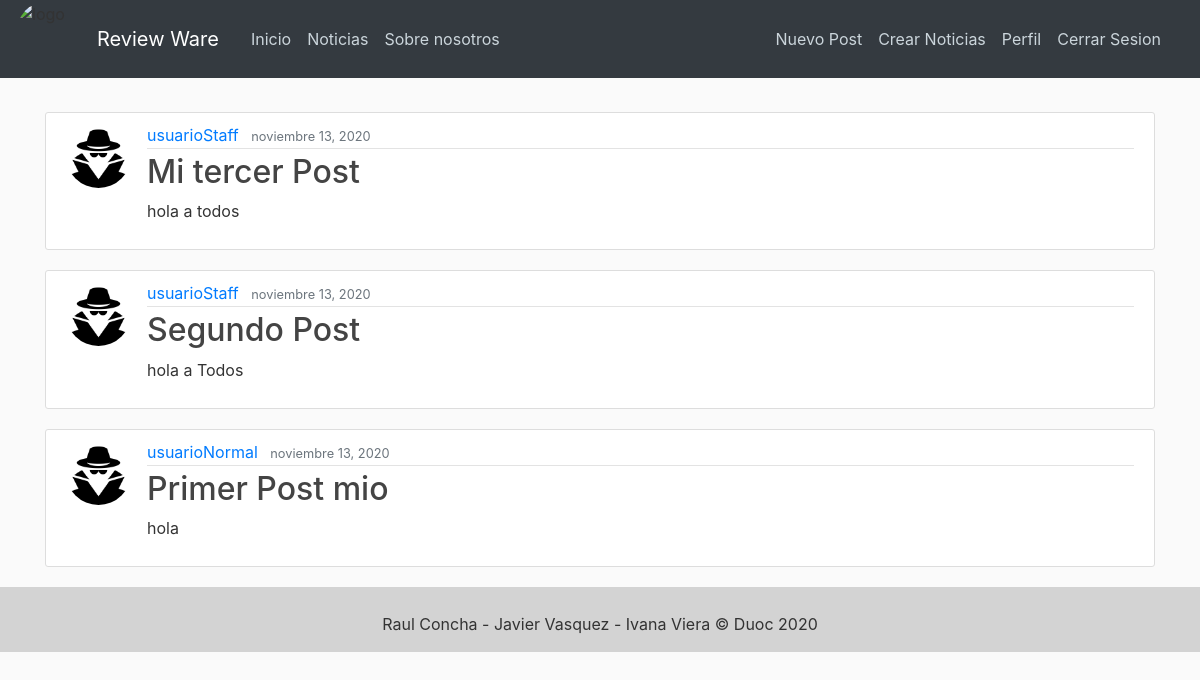
Screenshot of / (signed in) with the database file from the repository.
### blog/models.py (models this page shows, shortened)
class Post(models.Model):
    title = models.CharField(max_length=100)
    content = models.TextField()
    date_posted = models.DateTimeField(default=timezone.now)
    author = models.ForeignKey(User, on_delete=models.CASCADE)

### users/models.py (models this page shows, shortened)
class Profile(models.Model):
    user = models.OneToOneField(User, on_delete=models.CASCADE)
    image = models.ImageField(default='default.jpg', upload_to='profile_pics')

### blog/views.py (the view)
# urls.py: path('', PostListView.as_view(), name='blog-home'),
class PostListView(ListView):
    model = Post
    template_name = 'blog/home.html'  # <app>/<model>_<viewtype>.html
    context_object_name = 'posts'
    ordering = ['-date_posted']
    paginate_by = 5

### blog/templates/blog/home.html (shortened to what this page needs)
{% extends "blog/base.html" %}
{% block content %}
    {% for post in posts %}
        <article class="media content-section">
          <img class="rounded-circle article-img" src="{{ post.author.profile.image.url }}">
          <div class="media-body">
            <div class="article-metadata">
              <a class="mr-2" href="{% url 'user-posts' post.author.username %}">{{ post.author }}</a>
              <small class="text-muted">{{ post.date_posted|date:"F d, Y" }}</small>
            </div>
            <h2><a class="article-title" href="{% url 'post-detail' post.id %}">{{ post.title }}</a></h2>
            <p class="article-content">{{ post.content }}</p>
          </div>
        </article>
    {% endfor %}
{% endblock content %}

### blog/static/blog/main.css (style rules this page uses)
body { background: #fafafa; color: #333333; margin-top: 7rem; }
h1, h2, h3, h4, h6 { color: #444444; }
.content-section { background: #ffffff; padding: 10px 20px; border: 1px solid #dddddd; border-radius: 3px; margin-bottom: 20px; }
.article-title { color: #444444; }
.article-content { white-space: pre-line; }
.article-img { height: 65px; width: 65px; margin-right: 16px; }
.article-metadata { padding-bottom: 1px; margin-bottom: 4px; border-bottom: 1px solid #e3e3e3 }

### rows the page displays
Post: author.profile.image (placeholder picture), author "usuarioStaff", date_posted "noviembre 13, 2020", title "Mi tercer Post", content "hola a todos"
Post: author.profile.image (placeholder picture), author "usuarioStaff", date_posted "noviembre 13, 2020", title "Segundo Post", content "hola a Todos"
Post: author.profile.image (placeholder picture), author "usuarioNormal", date_posted "noviembre 13, 2020", title "Primer Post mio", content "hola"
